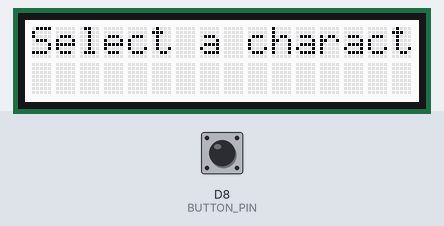
Recording of a sketch running on a simulated ESP8266 (NodeMCU). Parts: 16×2 character LCD. Inputs (shaded band) come from the test bench; at power-on: D8 (BUTTON_PIN) LOW.

Above: at 1.2 s.
1.3 s: D8 (BUTTON_PIN) pulled HIGH for 0.15 s
At 2.3 s:
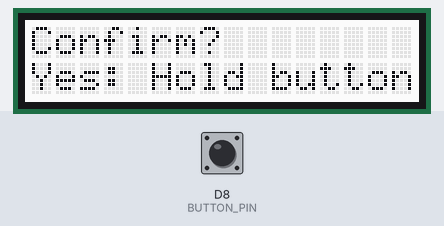
At 3.3 s:
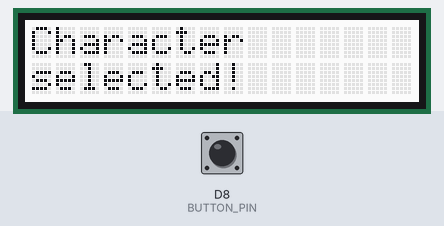
Timing chart, 0 to 4.8 s (numbered marks = the images above; inputs shaded):
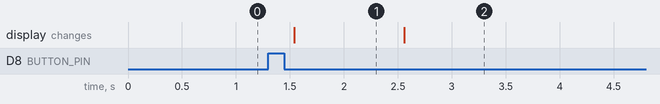

The sketch:

character_selection_2.ino
```cpp
#include <Wire.h>
#include <rgb_lcd.h>

#define BUTTON_PIN D8

rgb_lcd lcd;

byte Alien[] = {
  B11111,
  B10101,
  B11111,
  B11111,
  B01110,
  B01010,
  B11011,
  B00000
};

byte Skull[] = {
  B00000,
  B01110,
  B10101,
  B11011,
  B01110,
  B01110,
  B00000,
  B00000
};

int selectedCharacter = 0;
bool buttonPressed = false;
bool characterSelected = false;

void setup() {
  lcd.begin(16, 2);
  lcd.createChar(2, Alien);
  lcd.createChar(6, Skull);
  lcd.clear();
  lcd.print("Select a character:");

  pinMode(BUTTON_PIN, INPUT);
}

void loop() {
  int buttonState = digitalRead(BUTTON_PIN);

  if (!characterSelected) {
    if (buttonState == HIGH && !buttonPressed) {
      delay(200);
      selectedCharacter = (selectedCharacter + 1) % 2;
      buttonPressed = true;

      lcd.clear();
      lcd.setCursor(0, 0);
      lcd.print("Selected: ");

      if (selectedCharacter == 0) {
        lcd.write(byte(2));
      } else {
        lcd.write(byte(6));
      }
    } else if (buttonState == LOW) {
      buttonPressed = false;
    }

    if (buttonPressed && digitalRead(BUTTON_PIN) == LOW) {
      lcd.clear();
      lcd.setCursor(0, 0);
      lcd.print("Confirm?");
      lcd.setCursor(0, 1);
      lcd.print("Yes: Hold button");
      delay(1000); // Attente pour confirmer la sélection
      if (digitalRead(BUTTON_PIN) == LOW) {
        characterSelected = true;
      }
    }
  } else {
    if (buttonState == LOW) {
      lcd.clear();
      lcd.print("Character");
      lcd.setCursor(0, 1);
      lcd.print("selected!");
      // Mettez ici le code pour la suite du programme une fois le personnage sélectionné
      delay(1000); // Attente avant de passer à la suite du programme
    }
  }
}
```

Measured:
- after the input at 1.3 s, the display: changes after 0.24 s (image 1)
- what the display in image 1 shows lasts 1.1 s, from 1.5 s to 2.6 s
